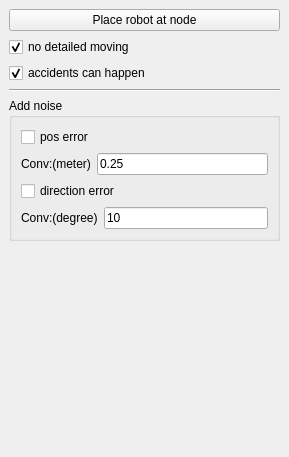
<?xml version="1.0" encoding="UTF-8"?>
<ui version="4.0">
 <class>SimulationDockUI</class>
 <widget class="QDockWidget" name="SimulationDockUI">
  <property name="geometry">
   <rect>
    <x>0</x>
    <y>0</y>
    <width>289</width>
    <height>457</height>
   </rect>
  </property>
  <property name="features">
   <set>QDockWidget::DockWidgetFloatable|QDockWidget::DockWidgetMovable</set>
  </property>
  <property name="allowedAreas">
   <set>Qt::LeftDockWidgetArea</set>
  </property>
  <property name="windowTitle">
   <string>Simulator</string>
  </property>
  <widget class="QWidget" name="dockWidgetContents">
   <layout class="QVBoxLayout" name="verticalLayout_2">
    <item>
     <widget class="QPushButton" name="btnPlaceRobot">
      <property name="text">
       <string>Place robot at node</string>
      </property>
      <property name="checkable">
       <bool>false</bool>
      </property>
      <property name="checked">
       <bool>false</bool>
      </property>
     </widget>
    </item>
    <item>
     <widget class="QCheckBox" name="cbNoDetailMoving">
      <property name="text">
       <string>no detailed moving</string>
      </property>
      <property name="checked">
       <bool>true</bool>
      </property>
     </widget>
    </item>
    <item>
     <widget class="QCheckBox" name="cbAccidents">
      <property name="text">
       <string>accidents can happen</string>
      </property>
      <property name="checked">
       <bool>true</bool>
      </property>
     </widget>
    </item>
    <item>
     <widget class="Line" name="line">
      <property name="orientation">
       <enum>Qt::Horizontal</enum>
      </property>
     </widget>
    </item>
    <item>
     <widget class="QGroupBox" name="groupBox">
      <property name="title">
       <string>Add noise</string>
      </property>
      <layout class="QVBoxLayout" name="verticalLayout">
       <item>
        <widget class="QCheckBox" name="cbPosError">
         <property name="text">
          <string>pos error</string>
         </property>
        </widget>
       </item>
       <item>
        <layout class="QHBoxLayout" name="horizontalLayout">
         <item>
          <widget class="QLabel" name="label">
           <property name="text">
            <string>Conv:(meter)</string>
           </property>
          </widget>
         </item>
         <item>
          <widget class="QLineEdit" name="lePosError">
           <property name="text">
            <string>0.25</string>
           </property>
          </widget>
         </item>
        </layout>
       </item>
       <item>
        <widget class="QCheckBox" name="cbDirError">
         <property name="text">
          <string>direction error</string>
         </property>
        </widget>
       </item>
       <item>
        <layout class="QHBoxLayout" name="horizontalLayout_2">
         <item>
          <widget class="QLabel" name="label_2">
           <property name="text">
            <string>Conv:(degree)</string>
           </property>
          </widget>
         </item>
         <item>
          <widget class="QLineEdit" name="leDirError">
           <property name="text">
            <string>10</string>
           </property>
          </widget>
         </item>
        </layout>
       </item>
      </layout>
     </widget>
    </item>
    <item>
     <spacer name="endSpacer">
      <property name="orientation">
       <enum>Qt::Vertical</enum>
      </property>
      <property name="sizeHint" stdset="0">
       <size>
        <width>20</width>
        <height>132</height>
       </size>
      </property>
     </spacer>
    </item>
   </layout>
  </widget>
 </widget>
 <resources/>
 <connections/>
</ui>
